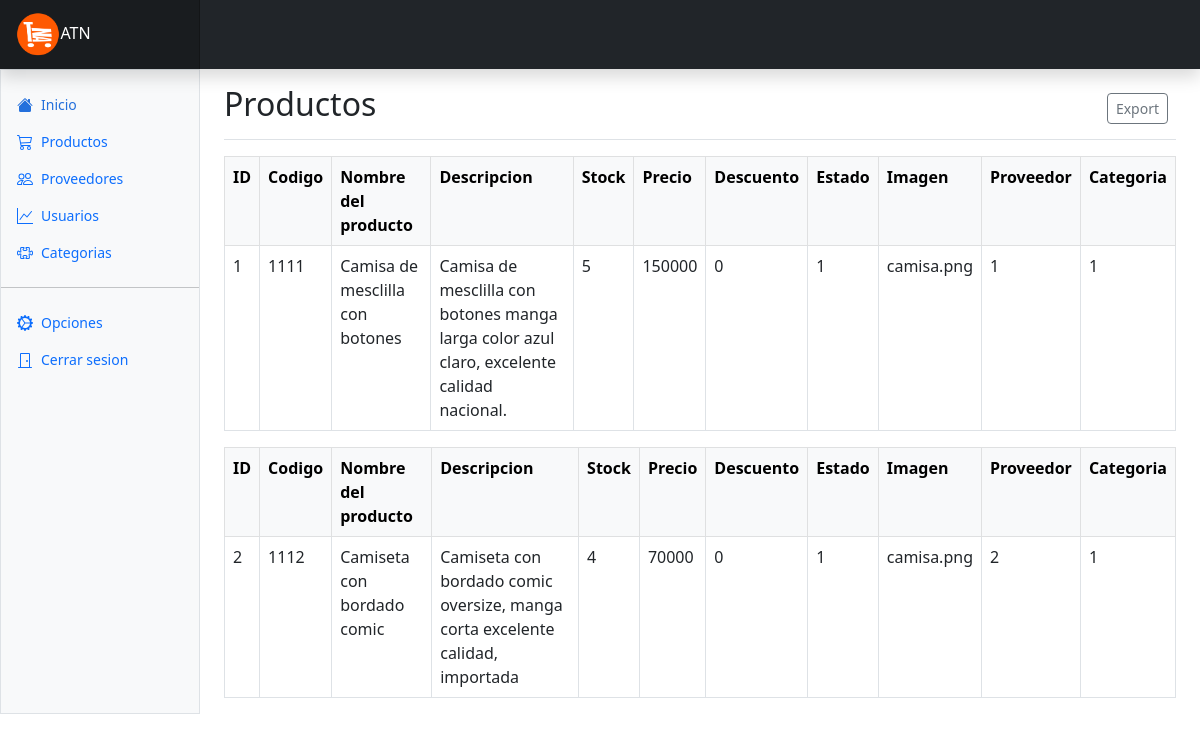
Screenshot of /dashboard_products.php with the database file from the repository.
### tables this page shows
CREATE TABLE `producto` (
  `id_producto` int(20) NOT NULL,
  `codigo_prod` varchar(50) NOT NULL,
  `nombre_prod` varchar(250) NOT NULL,
  `descripcion_prod` text NOT NULL,
  `stock_prod` int(20) NOT NULL,
  `precio_prod` decimal(10,0) NOT NULL,
  `descuento_prod` int(2) NOT NULL,
  `estado_prod` varchar(50) NOT NULL,
  `imagen_prod` varchar(150) NOT NULL,
  `id_proveedor` int(11) NOT NULL,
  `id_categoria` int(11) NOT NULL
);

### dashboard_products.php (the view, shortened to what this page needs)
<!doctype html>
<html lang="en" data-bs-theme="auto">
<head>
    <link rel="stylesheet" href="https://cdn.jsdelivr.net/npm/@docsearch/css@3">
    <link href="bootstrap/dist/css/bootstrap.css" rel="stylesheet">
    <link href="https://cdn.jsdelivr.net/npm/bootstrap-icons@1.10.3/font/bootstrap-icons.css" rel="stylesheet">
    <link href="dashboard.css" rel="stylesheet">
</head>
<body>
    <header class="navbar sticky-top bg-dark flex-md-nowrap p-0 shadow" data-bs-theme="dark">
        <a class="navbar-brand col-md-3 col-lg-2 me-0 px-3 fs-6 text-white" href="#"><img src="img-logo-atn.png" height="45">ATN</a>
    </header>
    <?php
    include("sidebar_dash.php");
    ?>
    <main class="col-md-9 ms-sm-auto col-lg-10 px-md-4">
        <div class="d-flex justify-content-between flex-wrap flex-md-nowrap align-items-center pt-3 pb-2 mb-3 border-bottom">
            <h1 class="h2">Productos</h1>
            <div class="btn-toolbar mb-2 mb-md-0">
                <div class="btn-group me-2">
                    <button type="button" class="btn btn-sm btn-outline-secondary">Export</button>
                </div>
            </div>
        </div>
            <?php
            include("conexion.php");
            $sql = "SELECT * FROM producto";
            foreach ($db->query($sql) as $row) {
                echo '<table class="table table-bordered">';
                echo '<tr class="table-light">';
                echo '<th> ID </th>';
                echo '<th> Codigo </th>';
                echo '<th> Nombre del producto </th>';
                echo '<th> Descripcion </th>';
                echo '<th> Stock </th>';
                echo '<th> Precio </th>';
                echo '<th> Descuento </th>';
                echo '<th> Estado </th>';
                echo '<th> Imagen </th>';
                echo '<th> Proveedor </th>';
                echo '<th> Categoria </th>';
                echo '</tr>';
                echo '<tr>';
                echo '<td>' . $row['id_producto'] . '</td>';
                echo '<td>' . $row['codigo_prod'] . '</td>';
                echo '<td>' . $row['nombre_prod'] . '</td>';
                echo '<td>' . $row['descripcion_prod'] . '</td>';
                echo '<td>' . $row['stock_prod'] . '</td>';
                echo '<td>' . $row['precio_prod'] . '</td>';
                echo '<td>' . $row['descuento_prod'] . '</td>';
                echo '<td>' . $row['estado_prod'] . '</td>';
                echo '<td>' . $row['imagen_prod'] . '</td>';
                echo '<td>' . $row['id_proveedor'] . '</td>';
                echo '<td>' . $row['id_categoria'] . '</td>';
                echo '</tr>';
                echo '</table>';
                }
            ?>
        </div>
    </div>
</body>
</html>

### dashboard.css (style rules this page uses)
.navbar-brand { padding-top: .75rem; padding-bottom: .75rem; background-color: rgba(0, 0, 0, .25); box-shadow: inset -1px 0 0 rgba(0, 0, 0, .25); }

### rows the page displays
producto: id_producto "1", codigo_prod "1111", nombre_prod "Camisa de mesclilla con botones", descripcion_prod "Camisa de mesclilla con botones manga larga color azul claro, excelente calidad nacional.", stock_prod "5", precio_prod "150000", descuento_prod "0", estado_prod "1", imagen_prod "camisa.png", id_proveedor "1", id_categoria "1"
producto: id_producto "2", codigo_prod "1112", nombre_prod "Camiseta con bordado comic", descripcion_prod "Camiseta con bordado comic oversize, manga corta excelente calidad, importada", stock_prod "4", precio_prod "70000", descuento_prod "0", estado_prod "1", imagen_prod "camisa.png", id_proveedor "2", id_categoria "1"
